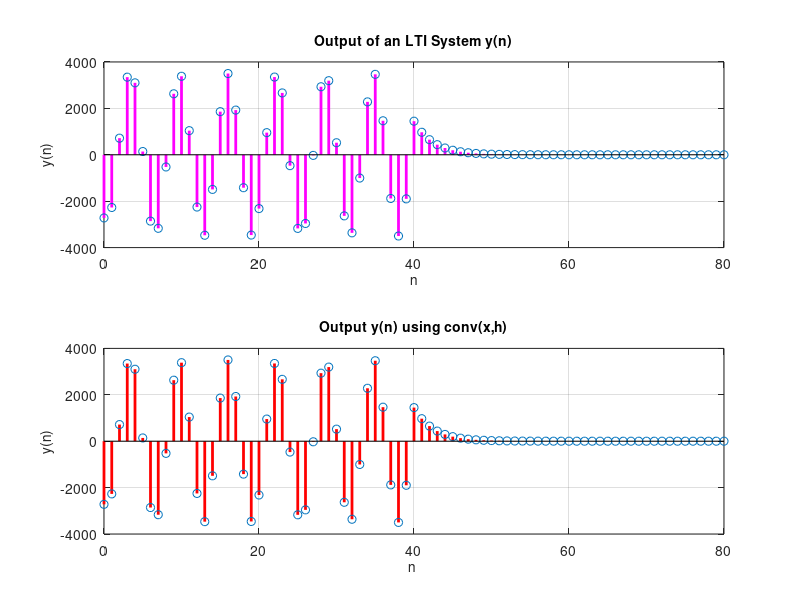

The MATLAB script that drew this image:

clear variables
close all
clc;

n1 = -20:1:20;
n2 = -40:2:40;
x = sin(n1);            
h = exp(-0.2 * n2);
y2 = conv(x,h);
N = length(x);
M = length(h);
Ny = N + M -1;
y = zeros(1,Ny);
for i = 1:N
      for k = 1:M
       y(i+k-1) = y(i+k-1) + h(k)*x(i);
      end
end
m = 0: Ny-1; %% time scale of plots 
% Make plot
figure 
subplot(2,1,1);
stem(m,y,'linewidth',2,'color','m')
grid;
a = title('Output of an LTI System y(n)');
set(a,'fontsize',10);
a = ylabel('y(n)');
set(a,'Fontsize',10);
a = xlabel('n');
set(a,'Fontsize',10);
% Using matlab built in function (you get the same results)
subplot(2,1,2);
stem(m,y2,'linewidth',2,'color','r')
grid;
a = title('Output y(n) using conv(x,h)');
set(a,'fontsize',10);
a = ylabel('y(n)');
set(a,'Fontsize',10);
a = xlabel('n ');
set(a,'Fontsize',10);

%%

clear variables
close all
clc;

t1 = 0:0.1:100;
t2 = -50:0.1:50;
h1 = exp(-2*t2);
x1 = sin(t1);
y_auto = conv(x1,h1);
N1 = length(x1);
M1 = length(h1);
Nyct = N1 + M1 -1 ;
y1 =zeros(1,Nyct);

for i = 1:N1
      for k = 1:M1
       y1(i+k-1) = y1(i+k-1) + h1(k)*x1(i);
      end
end

m1 = 0:Nyct-1;

figure(2);

subplot(2,1,1);
plot(m1,y1,'linewidth',3,'color','m')
grid;
a = title('Output of an LTI System y(n)');
set(a,'fontsize',14);
a = ylabel('y(n)');
set(a,'Fontsize',14);
a = xlabel('n');
set(a,'Fontsize',14);
% Using matlab built in function (you get the same results)
subplot(2,1,2);
plot(m1,y_auto,'linewidth',3,'color','r')
grid;
a = title('Output y(n) using conv(x,h)');
set(a,'fontsize',14);
a = ylabel('y(n)');
set(a,'Fontsize',14);
a = xlabel('n ');
set(a,'Fontsize',14);




